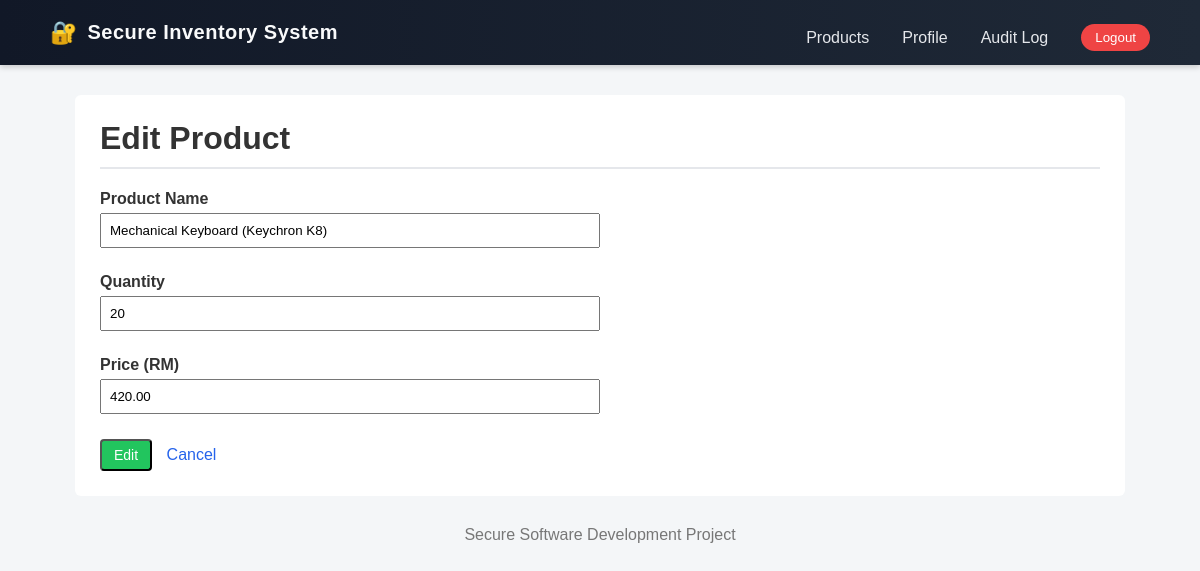
Page /products/edit/12/ (signed in) on the committed database.
### inventory/models.py (models this page shows, shortened)
class Product(models.Model):
    name = models.CharField(max_length=100)
    quantity = models.PositiveIntegerField()
    price = models.DecimalField(max_digits=10, decimal_places=2)

### inventory/views.py (the view, shortened to what this page needs)
# urls.py: path('products/edit/<int:product_id>/', edit_product),
@login_required
@user_passes_test(is_admin)
def edit_product(request, product_id):
    product = get_object_or_404(Product, id=product_id)
    return render(request, 'inventory/product_form.html', {
        'action': 'Edit',
        'product': product
    })

### inventory/views.py (called while the page is built)
def is_admin(user):
    return user.is_staff

### templates/inventory/product_form.html (shortened to what this page needs)
{% extends "base.html" %}
{% block content %}
<h1>{{ action }} Product</h1>
<form method="post" class="product-form">
    <div class="form-group">
        <label for="name">Product Name</label>
        <input
            type="text"
            id="name"
            name="name"
            placeholder="Enter product name"
            value="{{ product.name|default_if_none:'' }}"
            required
        >
    </div>
    <div class="form-group">
        <label for="quantity">Quantity</label>
        <input
            type="number"
            id="quantity"
            name="quantity"
            min="0"
            placeholder="Enter quantity"
            value="{{ product.quantity|default_if_none:'' }}"
            required
        >
    </div>
    <div class="form-group">
        <label for="price">Price (RM)</label>
        <input
            type="number"
            step="0.01"
            id="price"
            name="price"
            placeholder="Enter price"
            value="{{ product.price|default_if_none:'' }}"
            required
        >
    </div>
    <button type="submit" class="btn btn-add">{{ action }}</button>
    <a href="/products/" style="margin-left:10px;">Cancel</a>
</form>
{% endblock %}

### static/style.css (style rules this page uses)
body { font-family: Arial, Helvetica, sans-serif; margin: 0; background-color: #f4f6f8; color: #333; }
a { text-decoration: none; color: #2563eb; }
h1 { margin-top: 0; border-bottom: 2px solid #e5e7eb; padding-bottom: 10px; }
.btn { padding: 6px 12px; border-radius: 4px; color: white; font-size: 14px; }
.btn-add { background-color: #22c55e; }
form input { padding: 6px; margin-bottom: 10px; width: 250px; }
form label { font-weight: bold; }
.product-form { max-width: 500px; margin-top: 20px; }
.form-group { margin-bottom: 15px; }
.form-group label { display: block; font-weight: bold; margin-bottom: 5px; }
.form-group input { width: 100%; padding: 8px; box-sizing: border-box; }

### rows in the picture
Product: name "Mechanical Keyboard (Keychron K8)", quantity "20", price "420.00"

### other values in the picture
{{ action }} "Edit"
